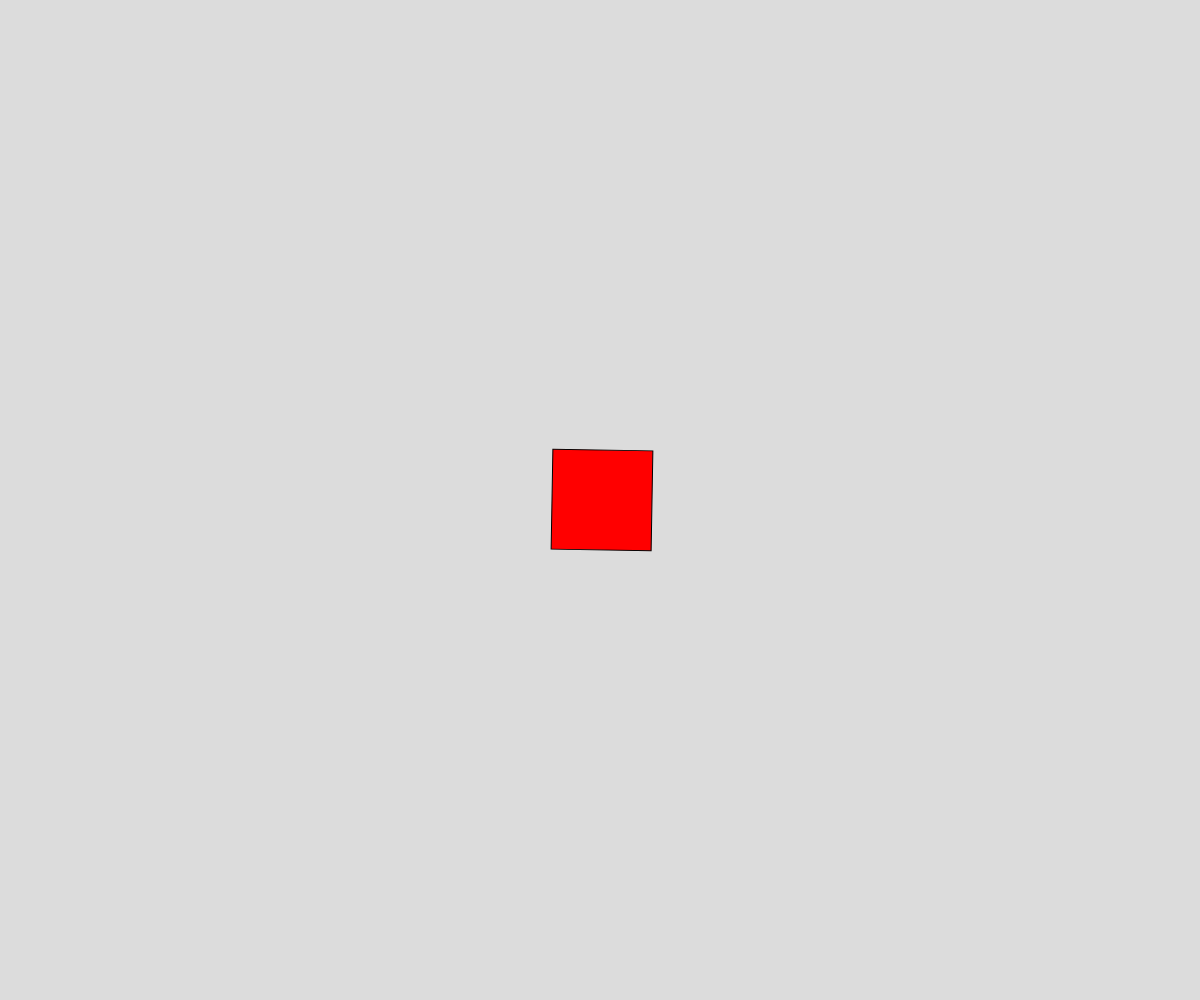
Frame 1 (no input)
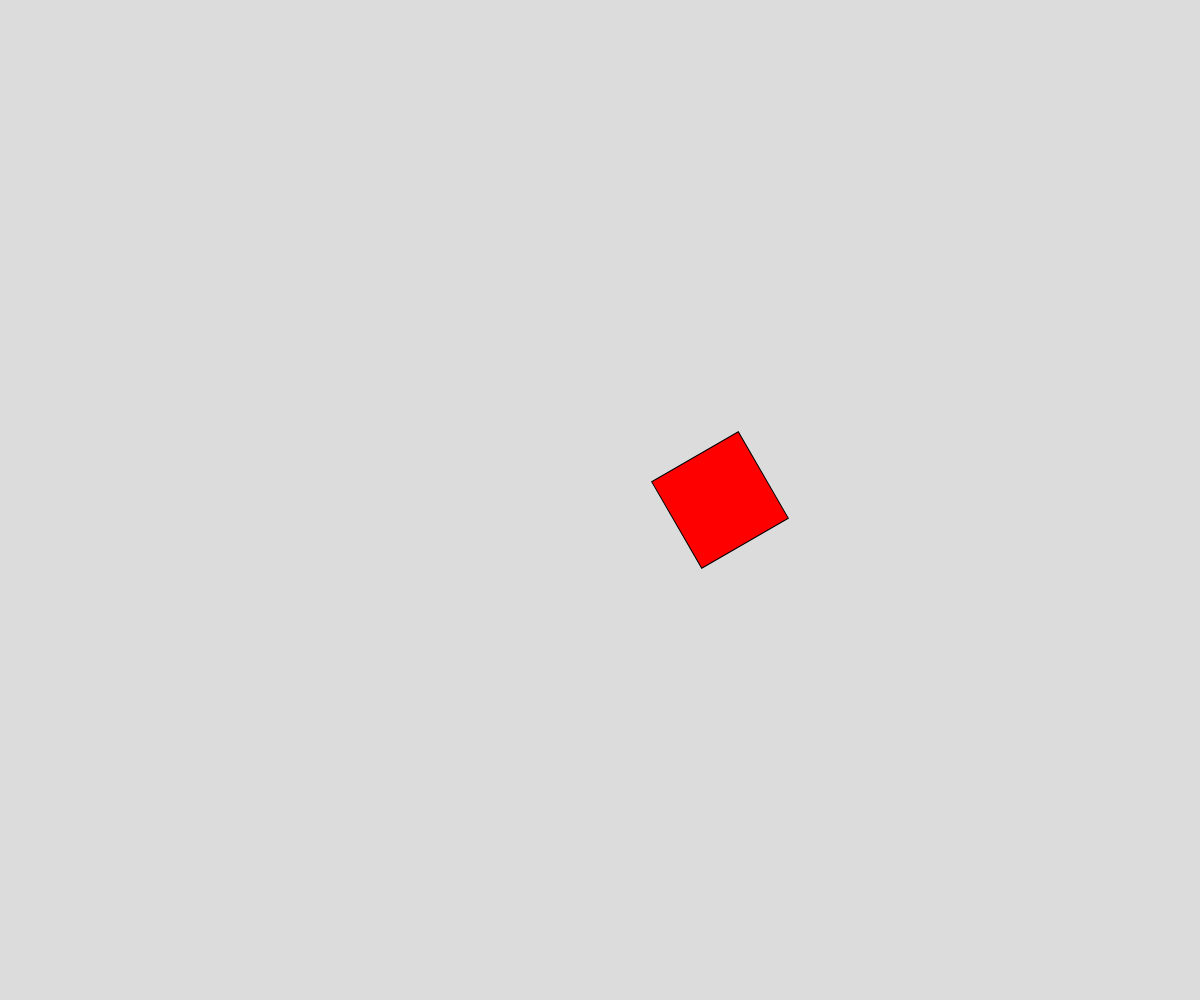
Frame 60 (no input)
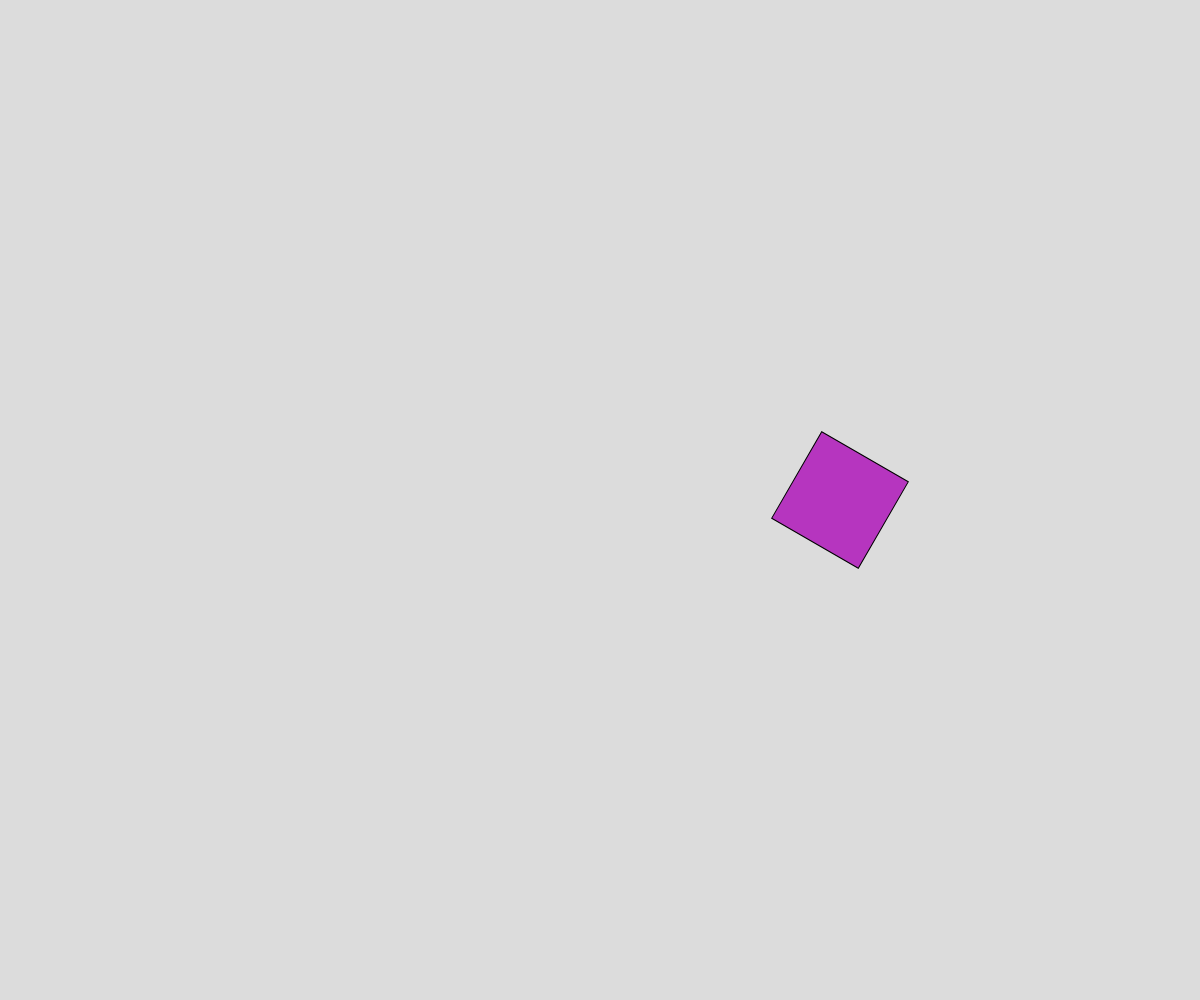
Frame 120 (the mouse pressed at the canvas centre since frame 60)

The p5.js sketch that drew these frames (run headless with seeded random() and noise() and a simulated clock; from frame 60 on, the mouse is pressed at the canvas centre):

// p5.js sketch
// ── sketch.js
let x;         // x-Position des Vierecks
let angle = 0; // Drehwinkel
let rectColor; // Farbe des Rechtecks

function setup() {
  createCanvas(windowWidth, windowHeight);
  rectMode(CENTER);
  x = width / 2; // Start in der Mitte
  rectColor = color(255, 0, 0); // Anfangsfarbe Rot
}

function draw() {
  background(220);

  // Bewegung & Rotation aktualisieren
  x += 2;           // gehe nach rechts
  angle += PI / 180; // drehe dich langsam

  // Zeichnungstransformationen
  push();
  translate(x, height / 2);
  rotate(angle);
  fill(rectColor);     // Rechteck mit aktueller Farbe füllen
  rect(0, 0, 100, 100);
  pop();

  // Wenn das Viereck aus dem Bild ist, neu starten
  if (x - 50 > width) {
    x = -50;
    angle = 0;
  }
}

// Diese Funktion MUSS außerhalb von draw() stehen
function mousePressed() {
  rectColor = color(
    random(255),
    random(255),
    random(255)
  );
}
